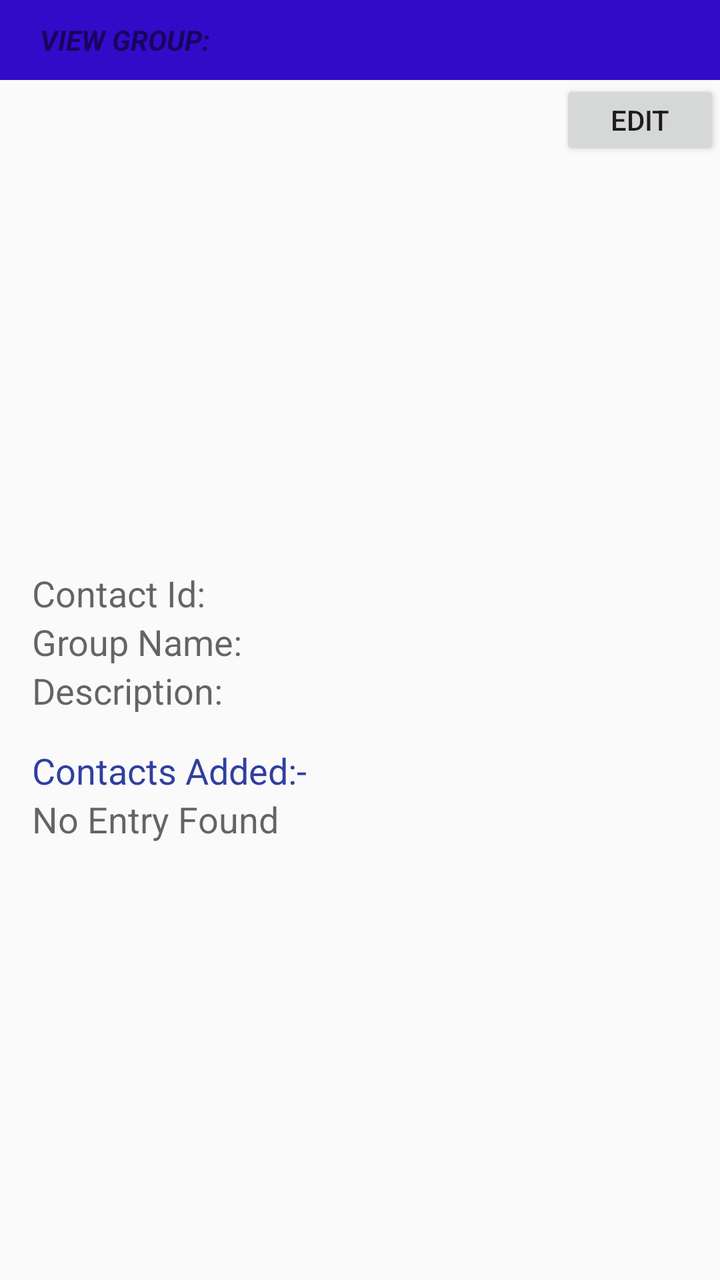
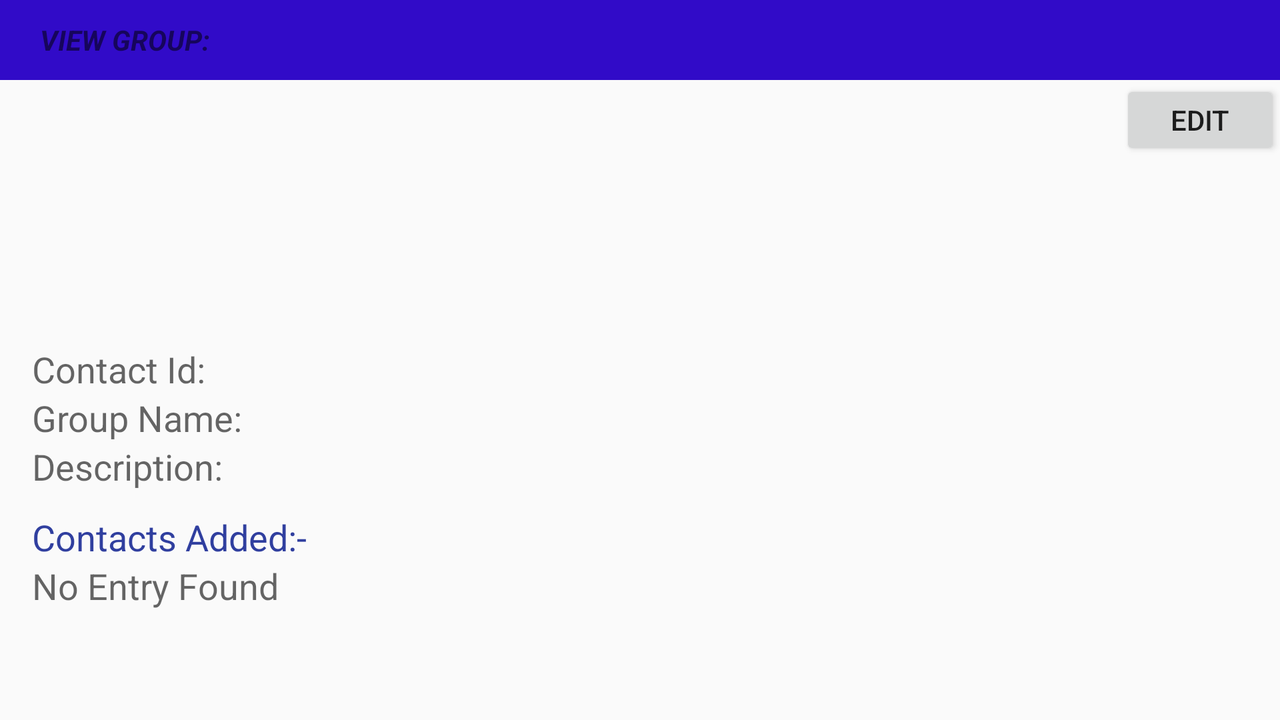

One screen, two layout resources from the same app: the default and the repository's alternative for another configuration. Each is rendered where Android would select it; the XML of both is given below.
<!-- AndroidManifest.xml: application theme AppTheme -->
<!-- res/layout/displaygroupinfo.xml -->
<android.support.design.widget.CoordinatorLayout xmlns:android="http://schemas.android.com/apk/res/android"
    android:layout_width="match_parent"
    android:layout_height="match_parent"
    android:layout_marginBottom="1dp">

    <LinearLayout
        android:layout_width="match_parent"
        android:layout_height="match_parent"
        android:orientation="vertical">

        <TextView
            android:layout_width="match_parent"
            android:layout_height="40dp"
            android:background="#310bc8"

            android:gravity="center_vertical"
            android:paddingLeft="20dp"
            android:text="@string/View_Group"
            android:textStyle="bold|normal|italic" />
        //image view

        <RelativeLayout
            android:id="@+id/ImageContactView"
            android:layout_width="match_parent"
            android:layout_height="0dp"
            android:layout_weight="0.4"
            android:orientation="vertical">

            <ImageView
                android:id="@+id/Contact_Image"
                android:layout_width="match_parent"
                android:layout_height="match_parent"
                android:contentDescription="@string/Content_Description" />

            <Button
                android:id="@+id/Edit_Group_Info"
                android:layout_width="80dp"
                android:layout_height="40dp"
                android:layout_alignParentLeft="false"
                android:layout_alignParentRight="true"
                android:layout_alignParentStart="false"
                android:layout_alignParentTop="true"
                android:layout_marginLeft="122dp"
                android:layout_marginStart="122dp"
                android:text="EDIT" />

        </RelativeLayout>

        //Add information

        <RelativeLayout
            android:id="@+id/AddInformationView"
            android:layout_width="match_parent"
            android:layout_height="0dp"
            android:layout_marginTop="@dimen/activity_top_margin"
            android:layout_weight="0.15"
            android:orientation="vertical"
            android:paddingLeft="@dimen/activity_horizontal_margin"
            android:paddingRight="@dimen/activity_horizontal_margin">


            <TextView
                android:id="@+id/textView1"
                android:layout_width="wrap_content"
                android:layout_height="wrap_content"
                android:layout_alignParentLeft="true"
                android:layout_alignParentTop="true"
                android:layout_gravity="center_vertical"
                android:text="@string/Contact_Id"
                android:textAppearance="?android:attr/textAppearanceMedium" />

            <TextView
                android:id="@+id/textView2"
                android:layout_width="wrap_content"
                android:layout_height="wrap_content"
                android:layout_alignLeft="@+id/textView1"
                android:layout_below="@+id/textView1"
                android:text="@string/Group_Name"
                android:textAppearance="?android:attr/textAppearanceMedium" />

            <TextView
                android:id="@+id/textView3"
                android:layout_width="wrap_content"
                android:layout_height="wrap_content"
                android:layout_alignLeft="@+id/textView2"
                android:layout_below="@+id/textView2"
                android:text="@string/Description"
                android:textAppearance="?android:attr/textAppearanceMedium" />


            <TextView
                android:id="@+id/contact_id"
                android:layout_width="wrap_content"
                android:layout_height="wrap_content"
                android:layout_alignBaseline="@+id/textView1"
                android:layout_marginLeft="5dp"
                android:layout_toRightOf="@+id/textView1" />

            <TextView
                android:id="@+id/group_name"
                android:layout_width="wrap_content"
                android:layout_height="wrap_content"
                android:layout_alignBaseline="@+id/textView2"
                android:layout_marginLeft="5dp"
                android:layout_toRightOf="@+id/textView2" />

            <TextView
                android:id="@+id/description"
                android:layout_width="wrap_content"
                android:layout_height="wrap_content"
                android:layout_alignBaseline="@+id/textView3"
                android:layout_marginLeft="5dp"
                android:layout_toRightOf="@+id/textView3" />


        </RelativeLayout>

        //Group List

        <LinearLayout
            android:layout_width="match_parent"
            android:layout_height="0dp"
            android:layout_weight="0.45"
            android:orientation="vertical">

            <TextView
                android:id="@+id/Displaygroupstring"
                android:layout_width="match_parent"
                android:layout_height="wrap_content"
                android:layout_marginLeft="@dimen/activity_horizontal_margin"
                android:text="@string/DisplayConcernedContacts"
                android:textAppearance="?android:attr/textAppearanceMedium"
                android:textColor="@color/colorPrimaryDark" />

            <TextView
                android:id="@+id/NotextFound"
                android:layout_width="wrap_content"
                android:layout_height="wrap_content"
                android:visibility="visible"
                android:paddingLeft="@dimen/activity_horizontal_margin"
                android:layout_below="@+id/Displaygroupstring"
                android:text="No Entry Found"
                android:textAppearance="?android:attr/textAppearanceMedium" />

            <ListView
                android:id="@+id/added_contact_listView"
                android:layout_width="match_parent"
                android:layout_height="wrap_content" />
        </LinearLayout>

    </LinearLayout>

</android.support.design.widget.CoordinatorLayout>
<!-- resources referenced by this layout -->
<resources>
  <color name="colorPrimaryDark">#303F9F</color>
  <dimen name="activity_horizontal_margin">16dp</dimen>
  <dimen name="activity_top_margin">8dp</dimen>
  <string name="Contact_Id">Contact Id:</string>
  <string name="Content_Description">Image of the Respective Contact</string>
  <string name="Description">Description:</string>
  <string name="DisplayConcernedContacts">Contacts Added:- </string>
  <string name="Group_Name">Group Name:</string>
  <string name="View_Group">VIEW GROUP:</string>
  <!-- from res/values-v21/ -->
  <style name="AppTheme" parent="@style/Theme.AppCompat.Light.NoActionBar">
          
          <item name="colorPrimary">@color/colorPrimary</item>
          <item name="colorPrimaryDark">@color/colorPrimaryDark</item>
          <item name="colorAccent">@color/colorAccent</item>
          <item name="android:colorPrimaryDark">@color/legacy_primary_dark</item>
      </style>
  <color name="colorPrimary">#3f51b5</color>
  <color name="colorAccent">#2c3927</color>
  <color name="legacy_primary_dark">#b53820b2</color>
</resources>
<!-- res/layout-land/displaygroupinfo.xml (the repository's variant of the layout above) -->
<!-- drawn on the phone turned sideways -->
<android.support.design.widget.CoordinatorLayout
    xmlns:android="http://schemas.android.com/apk/res/android"
    android:layout_width="match_parent"
    android:layout_height="match_parent"
    android:layout_marginBottom="1dp">

    <LinearLayout
        android:layout_width="match_parent"
        android:layout_height="match_parent"
        android:orientation="vertical">

        <TextView
            android:layout_width="match_parent"
            android:layout_height="40dp"
            android:background="#310bc8"

            android:gravity="center_vertical"
            android:paddingLeft="20dp"
            android:text="@string/View_Group"
            android:textStyle="bold|normal|italic" />
        //image view

        <RelativeLayout
            android:id="@+id/ImageContactView"
            android:layout_width="match_parent"
            android:layout_height="0dp"
            android:layout_weight="0.4"
            android:orientation="vertical">

            <ImageView
                android:id="@+id/Contact_Image"
                android:layout_width="match_parent"
                android:layout_height="match_parent"
                android:contentDescription="@string/Content_Description" />

            <Button
                android:layout_width="80dp"
                android:layout_height="40dp"
                android:text="EDIT"
                android:id="@+id/Edit_Group_Info"
                android:layout_alignParentTop="true"
                android:layout_alignParentLeft="false"
                android:layout_alignParentStart="false"
                android:layout_marginLeft="122dp"
                android:layout_marginStart="122dp"
                android:layout_alignParentRight="true" />

        </RelativeLayout>

        //Add information

        <RelativeLayout
            android:id="@+id/AddInformationView"
            android:layout_width="match_parent"
            android:layout_height="0dp"
            android:layout_weight="0.27"
            android:orientation="vertical"
            android:paddingLeft="@dimen/activity_horizontal_margin"
            android:paddingRight="@dimen/activity_horizontal_margin"
            android:layout_marginTop="@dimen/activity_top_margin">


            <TextView
                android:id="@+id/textView1"
                android:layout_width="wrap_content"
                android:layout_height="wrap_content"
                android:layout_alignParentLeft="true"
                android:layout_alignParentTop="true"
                android:layout_gravity="center_vertical"
                android:text="@string/Contact_Id"
                android:textAppearance="?android:attr/textAppearanceMedium" />

            <TextView
                android:id="@+id/textView2"
                android:layout_width="wrap_content"
                android:layout_height="wrap_content"
                android:layout_alignLeft="@+id/textView1"
                android:layout_below="@+id/textView1"
                android:text="@string/Group_Name"
                android:textAppearance="?android:attr/textAppearanceMedium" />

            <TextView
                android:id="@+id/textView3"
                android:layout_width="wrap_content"
                android:layout_height="wrap_content"
                android:layout_alignLeft="@+id/textView2"
                android:layout_below="@+id/textView2"
                android:text="@string/Description"
                android:textAppearance="?android:attr/textAppearanceMedium" />


            <TextView
                android:id="@+id/contact_id"
                android:layout_width="wrap_content"
                android:layout_height="wrap_content"
                android:layout_marginLeft="5dp"
                android:layout_alignBaseline="@+id/textView1"
                android:layout_toRightOf="@+id/textView1" />

            <TextView
                android:id="@+id/group_name"
                android:layout_width="wrap_content"
                android:layout_height="wrap_content"
                android:layout_marginLeft="5dp"
                android:layout_alignBaseline="@+id/textView2"
                android:layout_toRightOf="@+id/textView2" />

            <TextView
                android:id="@+id/description"
                android:layout_width="wrap_content"
                android:layout_height="wrap_content"
                android:layout_marginLeft="5dp"
                android:layout_alignBaseline="@+id/textView3"
                android:layout_toRightOf="@+id/textView3" />


        </RelativeLayout>

        //Group List

        <LinearLayout
            android:layout_width="match_parent"
            android:layout_height="0dp"
            android:layout_weight="0.33"
            android:orientation="vertical">

            <TextView
                android:id="@+id/Displaycontactstring"
                android:layout_width="match_parent"
                android:layout_height="wrap_content"
                android:layout_marginLeft="@dimen/activity_horizontal_margin"
                android:text="@string/DisplayConcernedContacts"
                android:textAppearance="?android:attr/textAppearanceMedium"
                android:textColor="@color/colorPrimaryDark" />

            <TextView
                android:id="@+id/NotextFound"
                android:layout_width="wrap_content"
                android:layout_height="wrap_content"
                android:paddingLeft="@dimen/activity_horizontal_margin"
                android:visibility="visible"
                android:layout_below="@+id/Displaycontactstring"
                android:text="No Entry Found"
                android:textAppearance="?android:attr/textAppearanceMedium" />

            <ListView
                android:id="@+id/listView"
                android:layout_width="match_parent"
                android:layout_height="wrap_content" />
        </LinearLayout>

    </LinearLayout>

</android.support.design.widget.CoordinatorLayout>
